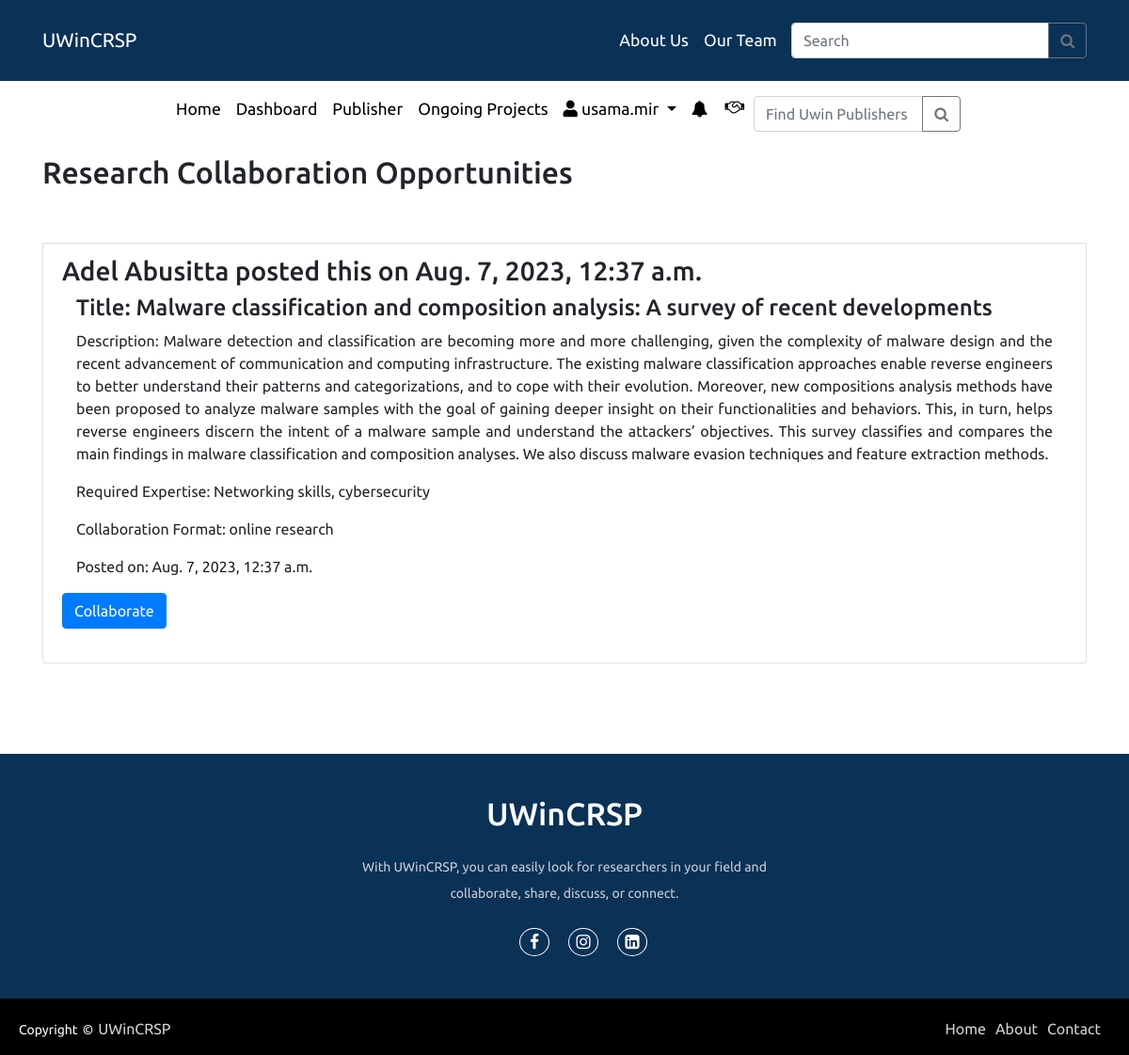
Page /account/research_collaboration_board/ (signed in) on the committed database.
### accounts/models.py (models this page shows)
class ResearchCollaborationPost(models.Model):
    user = models.ForeignKey(User, on_delete=models.CASCADE)
    title = models.CharField(max_length=100)
    description = models.TextField()
    required_expertise = models.CharField(max_length=200)
    collaboration_format = models.CharField(max_length=100)
    created_at = models.DateTimeField(auto_now_add=True)
    def __str__(self):
        return self.title

### accounts/views.py (the view)
# urls.py: path('research_collaboration_board/', views.research_collaboration_board, name='research_collaboration_board'),
def research_collaboration_board(request):
    posts = ResearchCollaborationPost.objects.exclude(user=request.user).order_by('-created_at')
    print(posts)  # Add this line to print the contents of the queryset
    notifications = messages.get_messages(request)
    profile_user = User.objects.get(username=request.user.username)
    return render(request, 'collab.html',
                  {'posts': posts, 'notifications': notifications, 'profile_user': profile_user})

### accounts/templates/collab.html (shortened to what this page needs)
{% extends 'base.html' %}
{% block content %}
    <div class="container">
        <div class="form-group">
            <h2>Research Collaboration Opportunities</h2>
            {% if posts %}
                <ul class="list-group ">
                    {% for post in posts %}
                        <br><br>
                        <li class="list-group-item">
                            <h3>{{ post.user.first_name }} {{ post.user.last_name }} posted this
                                on {{ post.created_at }}</h3>
                            <div class="container">
                                <h4>Title: {{ post.title }}</h4>
                                <p>Description: {{ post.description }}</p>
                                <p>Required Expertise: {{ post.required_expertise }}</p>
                                <p>Collaboration Format: {{ post.collaboration_format }}</p>
                                <p>Posted on: {{ post.created_at }}</p>
                            </div>
                            <button class="btn btn-primary"
                                    onclick="sendCollaborationRequest('{{ post.id }}', '{{ post.user.username }}' , '{{ post.title }}')">
                                Collaborate
                            </button>
                            <br><br>
                        </li>
                    {% endfor %}
                </ul>
            {% else %}
                <p>No collaboration opportunities available.</p>
            {% endif %}
        </div>
    </div>
{% endblock %}

### accounts/templates/base.html (shortened to what this page needs)
{% load static %}
<!DOCTYPE html>
<html lang="en">
<head>
    <link
            rel="stylesheet"
            href="https://maxcdn.bootstrapcdn.com/bootstrap/4.0.0/css/bootstrap.min.css"
    />
    <link
            rel="stylesheet"
            href="https://use.fontawesome.com/releases/v5.8.2/css/all.css"
    />
    <link rel="stylesheet" href="https://cdnjs.cloudflare.com/ajax/libs/font-awesome/4.7.0/css/font-awesome.min.css"/>
    <link rel='stylesheet' href='https://cdn.jsdelivr.net/npm/bootstrap-icons@1.7.2/font/bootstrap-icons.css'>
    <link rel="stylesheet" href = "{% static 'css/basestyle.css' %}">
</head>
<body>
<nav class="navbar navbar-expand-md navbar-dark navbar-fixed-top sticky-top">
    <div class="container">
        <a class="navbar-brand" href="{% url 'index' %}">UWinCRSP</a>
        <div class="collapse navbar-collapse justify-content-end" id="navbarNav">
            <ul class="navbar-nav">
                    <li class="nav-item">
                        <a class="nav-link custom-color" href="{% url 'aboutUs' %}">About Us</a>
                    </li>
                    <li class="nav-item">
                        <a class="nav-link custom-color" href="#team">Our Team</a>
                    </li>
            </ul>&nbsp;&nbsp;
              <form method="post" action="{% url 'post_search' %}">
                <div class="input-group mb-3 mt-3" style="max-width: 1000px;">
                    <input class="form-control" value="{{ query }}" type="search" name="searched" placeholder="Search"
                           aria-label="Search">
                    <div class="input-group-append">
                        <button class="btn btn-outline-secondary my-2 my-sm-0" type="submit"><i class="fa fa-search"></i></button>
                    </div>
                </div>
             </form>
        </div>
    </div>
</nav>
<div class="navigation">
<nav class="navbar navbar-expand-lg navbar-light bg-white">
  <div class="collapse navbar-collapse justify-content-center mx-auto" id="navbarSupportedContent">
    <ul class="navbar-nav mr-auto text-center">
        {% if user.is_authenticated %}
      <li class="nav-item active">
        <a class="nav-link" href="{% url 'index' %}">Home<span class="sr-only">(current)</span></a>
      </li>
      <li class="nav-item">
        <a class="nav-link" href="{% url 'dashboard' %}">Dashboard</a>
      </li>
        <li class="nav-item">
        <a class="nav-link" href="{% url 'profile_' %}">Publisher</a>
      </li>
        <li class="nav-item">
        <a class="nav-link" href="{% url 'on_project' %}">Ongoing Projects</a>
      </li>
      <li class="nav-item dropdown">
        <a class="nav-link dropdown-toggle" href="#" id="navbarDropdown" role="button" data-toggle="dropdown" aria-haspopup="true" aria-expanded="false">
          <i class="fas fa-user"></i> {{ user.username }}
        </a>
      </li>
      <li class="nav-item">
        <a class="nav-link notification-icon" href="#" onclick="fetchNotifications()"><i class="fa fa-bell mt-1"></i></a>
      </li>
            <li>
                 <div class="notification-icon">
                        <a href="#" onclick="sendCollaborationRequest({{ post.id }}, '{{ post.user.username }}')">
                            <i class="fa fa-handshake-o" aria-hidden="true"></i>
                        </a>
                    </div>&nbsp;&nbsp;
            </li>
    </ul>
    <form method="post" action="{% url 'search_publishers_' %}">
                    <div class="input-group mb-3 mt-2" style="width: 220px;">
                        <input class="form-control" type="search" name="searched" placeholder="Find Uwin Publishers"
                               aria-label="Search">
                        <div class="input-group-append">
                            <button class="btn btn-outline-secondary my-2 my-sm-0" type="submit"><i class="fa fa-search"></i></button>
                        </div>
                    </div>
                </form>
    {% endif %}
  </div>
</nav>
</div>
<div>
    {% block content %}
    {% endblock %}
</div>
    <footer>
      <div class="footer-content">
        <h3>UWinCRSP</h3>
        <p>With UWinCRSP, you can easily look for researchers in your field and collaborate, share, discuss, or connect.</p>
        <ul class="socials">
            <li><a href="https://www.facebook.com/UWindsor"><i class="fa fa-facebook"></i></a></li>
            <li><a href="https://instagram.com/uwindsor?igshid=MzRlODBiNWFlZA=="><i class="fa fa-instagram"></i></a></li>
            <li><a href="https://www.linkedin.com/school/uwindsor/"><i class="fa fa-linkedin-square"></i></a></li>
        </ul>
    </div>
    <div class="footer-bottom">
        <p>copyright &copy; <a href="#">UWinCRSP</a>  </p>
                <div class="footer-menu">
                  <ul class="f-menu">
                    <li><a href="">Home</a></li>
                    <li><a href="">About</a></li>
                    <li><a href="">Contact</a></li>
                  </ul>
                </div>
    </div>
    </footer>
</body>
</html>

### accounts/static/css/basestyle.css (style rules this page uses)
body { overflow-x: hidden; font-family: 'Ubuntu', sans-serif; }
.navbar { background-color: #012950f5; }
.navbar-brand { font-size: 1.3rem; }
.nav-link { color: black !important; font-size: 1.1rem; }
.custom-color { color: white !important; font-size: 1.1rem; }
footer { margin: 0; padding: 0; box-sizing: border-box; position: relative; top: 80px; bottom: 0; left: 0; right: 0; background: #012950f5; height: auto; width: 100vw; padding-top: 40px; color: #fff; }
.footer-content { display: flex; align-items: center; justify-content: center; flex-direction: column; text-align: center; }
.footer-content h3 { font-size: 2.1rem; font-weight: 500; text-transform: capitalize; line-height: 3rem; }
.footer-content p { max-width: 500px; margin: 10px auto; line-height: 28px; font-size: 14px; color: #cacdd2; justify-content: center; text-align: center; }
.socials { list-style: none; display: flex; align-items: center; justify-content: center; margin: 1rem 0 3rem 0; }
.socials li { margin: 0 10px; }
.socials a { text-decoration: none; color: #fff; border: 1.1px solid white; padding: 5px; border-radius: 50%; }
.socials a i { font-size: 1.1rem; width: 20px; transition: color .4s ease; }
.footer-bottom { background: #000; width: 100vw; padding: 20px; padding-bottom: 40px; text-align: center; }
.footer-bottom p { float: left; font-size: 14px; word-spacing: 2px; text-transform: capitalize; }
.footer-bottom p a { color: #cfd2d6; font-size: 16px; text-decoration: none; }
.footer-menu { float: right; }
.footer-menu ul { display: flex; }
.footer-menu ul li { padding-right: 10px; display: block; }
.footer-menu ul li a { color: #cfd2d6; text-decoration: none; }
a { transition: all 0.3s; }
button { transition: all 0.2s; }
p { text-justify: auto; text-align: justify; }
.notification-icon { position: relative; }
.notification-icon a { color: black; text-decoration: none; display: flex; align-items: center; justify-content: center; padding: 10px; }
li { list-style: none; }

### accounts/templates/base.html (style rules this page uses)
.navigation { display: flex; justify-content: center; align-items: center; height: 100%; }

### rows in the picture
ResearchCollaborationPost: user.first_name "Adel", user.last_name "Abusitta", created_at "Aug. 7, 2023, 12:37 a.m.", title "Malware classification and composition analysis: A survey of recent developments", description "Malware detection and classification are becoming more and more challenging, given the complexity of malware design and the recent advancement of communication and computing infrastructure. The existing malware classification approaches enable reverse engineers to better understand their patterns and categorizations, and to cope with their evolution. Moreover, new compositions analysis methods have been proposed to analyze malware samples with the goal of gaining deeper insight on their functionalities and behaviors. This, in turn, helps reverse engineers discern the intent of a malware sample and understand the attackers’ objectives. This survey classifies and compares the main findings in…", required_expertise "Networking skills, cybersecurity", collaboration_format "online research"

### other values in the picture
{{ user.username }} "usama.mir"
